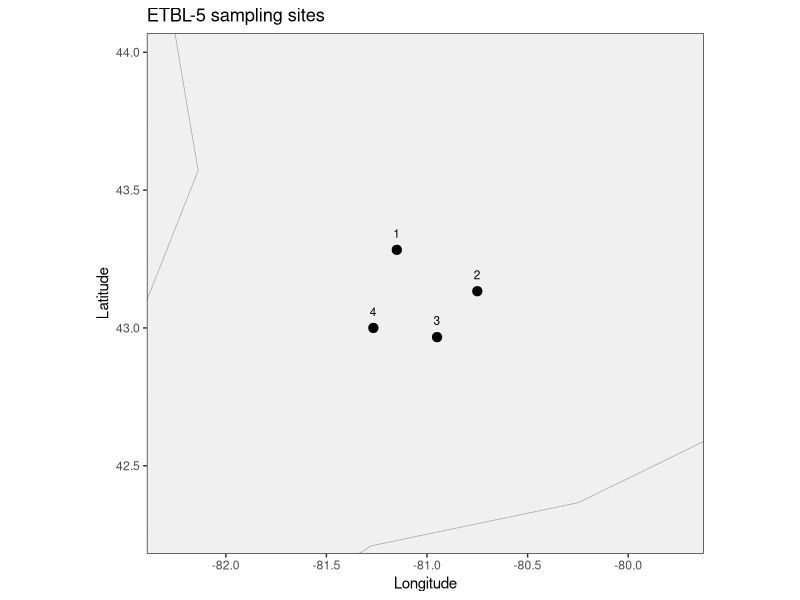
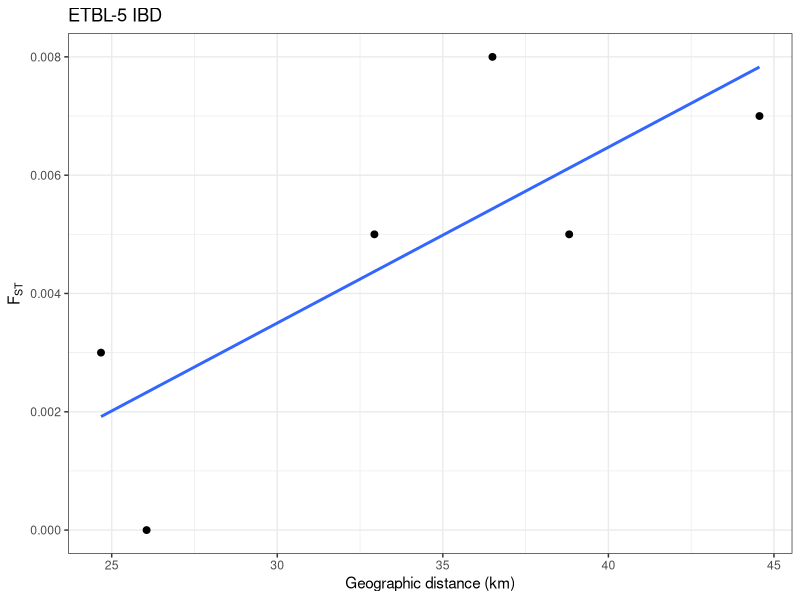

The R source for these figures, in order:

# -----------------------------
# ETBL-5 | Greenside darter
# Etheostoma blennioides
# Thames River watershed (2006)
# -----------------------------

library(ggplot2)
library(geosphere)
library(maps)

setwd("/Users/johnmccall/Library/CloudStorage/OneDrive-TheOhioStateUniversity/Spring_2026/Landgen_DGS/DGS-Patterns-of-Fish-Diversity/DGS-Patterns-of-Fish-Diversity/Objective 2/Data/ETBL-5")
dir.create("data", showWarnings = FALSE, recursive = TRUE)

site_key <- data.frame(
  site = 1:4,
  code = c("SM", "RP", "PC", "MC"),
  site_name = c("St. Mary's", "Roth Park", "Piney Creek", "Medway Creek"),
  stringsAsFactors = FALSE
)

ETBL_5_coords <- data.frame(
  site = 1:4,
  lat = c(43 + 17/60, 43 + 8/60, 42 + 58/60, 43 + 0/60),
  lon = -c(81 + 9/60, 80 + 45/60, 80 + 57/60, 81 + 16/60)
)

site_ids <- as.character(ETBL_5_coords$site)
ETBL_5_fst <- matrix(0, nrow = 4, ncol = 4, dimnames = list(site_ids, site_ids))

# site order: 1=SM, 2=RP, 3=PC, 4=MC
fst_rows <- list(
  c(),
  c(0.0080),
  c(0.0050, 0.0030),
  c(0.0050, 0.0070, -0.0050)
)
for (i in 2:4) ETBL_5_fst[i, 1:(i - 1)] <- fst_rows[[i]]
ETBL_5_fst <- ETBL_5_fst + t(ETBL_5_fst)
diag(ETBL_5_fst) <- 0
ETBL_5_fst[ETBL_5_fst < 0] <- 0
rownames(ETBL_5_fst) <- colnames(ETBL_5_fst) <- ETBL_5_coords$site

xy <- as.matrix(ETBL_5_coords[, c("lon", "lat")])
geo_km <- geosphere::distm(xy, fun = geosphere::distHaversine) / 1000
rownames(geo_km) <- colnames(geo_km) <- ETBL_5_coords$site

ibd_df <- data.frame(site1 = rep(ETBL_5_coords$site, each = nrow(ETBL_5_fst)), site2 = rep(ETBL_5_coords$site, times = ncol(ETBL_5_fst)), fst = as.vector(ETBL_5_fst), dist_km = as.vector(geo_km))
ibd_df <- ibd_df[ibd_df$site1 < ibd_df$site2, ]

world <- map_data("world")
world_sub <- subset(world, region %in% c("USA", "Canada"))
plot_df <- merge(ETBL_5_coords, site_key, by = "site", sort = FALSE)

print(ggplot() +
  geom_polygon(data = world_sub, aes(x = long, y = lat, group = group), fill = "grey94", color = "grey70", linewidth = 0.25) +
  geom_point(data = plot_df, aes(x = lon, y = lat), size = 2.8) +
  geom_text(data = plot_df, aes(x = lon, y = lat, label = site), nudge_y = 0.06, size = 3) +
  coord_quickmap(xlim = range(plot_df$lon) + c(-1.0, 1.0), ylim = range(plot_df$lat) + c(-0.7, 0.7)) +
  labs(x = "Longitude", y = "Latitude", title = "ETBL-5 sampling sites") + theme_bw())

print(ggplot(ibd_df, aes(x = dist_km, y = fst)) + geom_point(size = 2) + geom_smooth(method = "lm", se = FALSE) + theme_bw() + labs(x = "Geographic distance (km)", y = expression(F[ST]), title = "ETBL-5 IBD"))

save(ETBL_5_fst, ETBL_5_coords, file = file.path("data", "ETBL-5.RData"))
